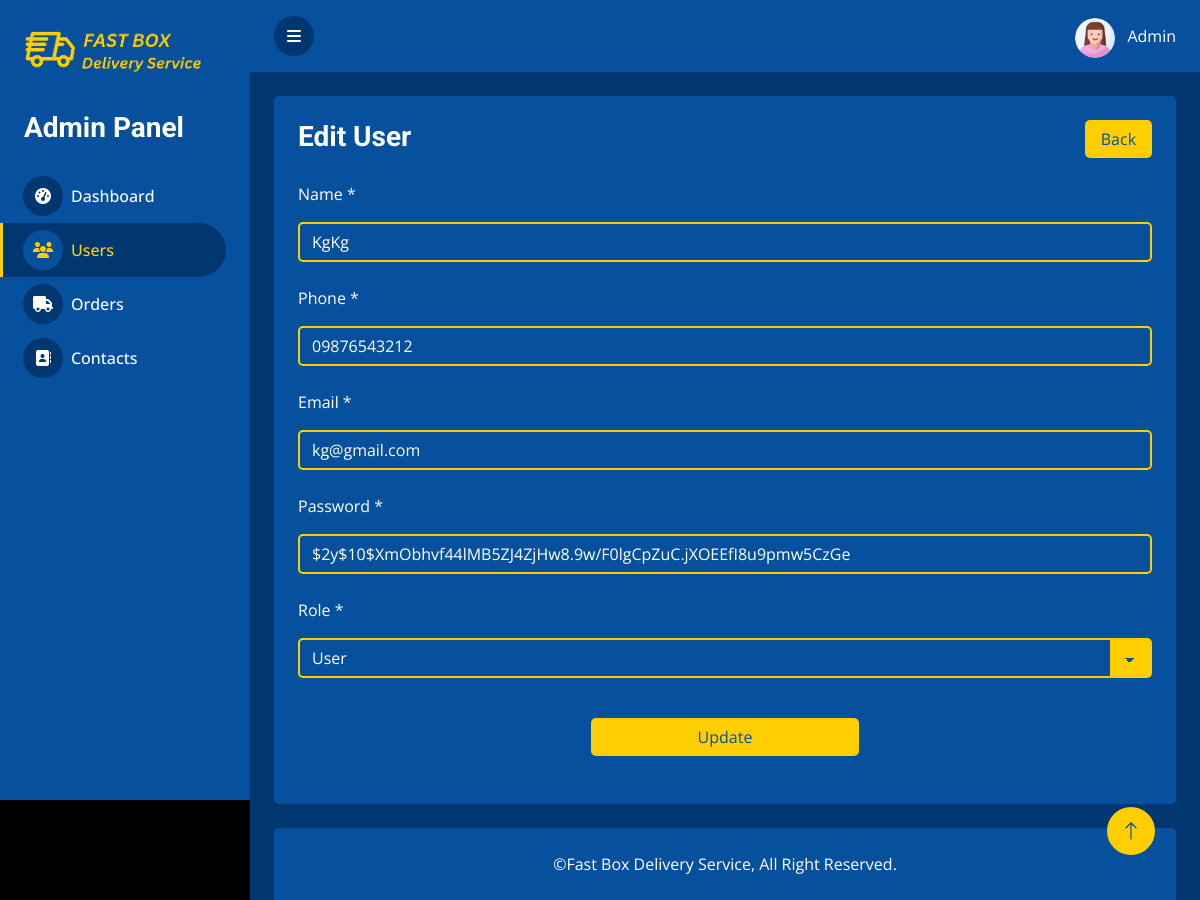
Screenshot of /DMS_admin/user_edit.php?id=10 with the database file from the repository.
### tables this page shows
CREATE TABLE `users` (
  `user_id` int(255) NOT NULL,
  `user_name` varchar(255) NOT NULL,
  `user_phone` varchar(255) NOT NULL,
  `user_email` varchar(255) NOT NULL,
  `user_password` varchar(255) NOT NULL,
  `roles` int(11) NOT NULL
);

### DMS_admin/user_edit.php (the view, shortened to what this page needs)
<?php
  require __DIR__. '/fragments/header.php';
  require __DIR__. '/database/dbcon.php';
  if(isset($_GET['id'])) {
    $user_id = $_GET['id'];
    $sql1 = "SELECT * FROM users WHERE user_id='$user_id'";
    $result1 = $mysqli->query($sql1);
    $row1 = $result1->fetch_assoc();
  }
?>
  <section class="order_form">
    <div class="container-fluid pt-4 px-4">
      <div class="text-center rounded p-4" style="background-color: #07509E">
        <div class="row">
          <div class="col-md-8 col-sm mb-4">
            <h3 class="mb-0 text-start">Edit User</h3>
          </div>
          <div class="col-md-4 col-sm mb-4">
            <a href="users.php" class="btn float-end w-25 back-btn" style="background-color: #FFCE00; color: #07509E;">Back</a>
          </div>
        </div>
        <form method = "POST" action = "<?php $_PHP_SELF ?>">
          <div class="row text-start">
            <div class="mb-4">
              <label for="user_name" class="form-label mb-3">Name *</label>
              <input type="text" class="form-control" id="user_name" name="user_name" value="<?php if(isset($row1['user_name'])){ echo $row1['user_name']; } ?>">
            </div>
            <div class="mb-4">
              <label for="user_phone" class="form-label mb-3">Phone *</label>
              <input type="text" class="form-control" id="user_phone" name="user_phone" value="<?php if(isset($row1['user_phone'])){ echo $row1['user_phone']; } ?>">
            </div>
            <div class="mb-4">
              <label for="user_email" class="form-label mb-3">Email *</label>
              <input type="text" class="form-control" id="user_email" name="user_email" value="<?php if(isset($row1['user_email'])){ echo $row1['user_email']; } ?>">
            </div>
            <div class="mb-4">
              <label for="user_password" class="form-label mb-3">Password *</label>
              <input type="text" class="form-control" id="user_password" name="user_password" value="<?php if(isset($row1['user_password'])){ echo $row1['user_password']; } ?>">
            </div>
            <div class="mb-4">
              <label for="user_role" class="form-label mb-3">Role *</label>
              <select class="form-select" name="user_role">
                <option value="0" <?php if(isset($row1['roles'])){ if($row1['roles'] == 0){ echo "selected"; }} ?>>User</option>
              </select>
            </div>
            <div class="d-grid gap-2 col-md-4 col-sm-12 mx-auto mt-3 mb-4">
              <button class="btn pickup-btn" type="submit" name="update">Update</button>
            </div>
          </div>
        </form>
      </div>
    </div>
  </section>
<?php require __DIR__. '/fragments/footer.php'?>

### DMS_admin/css/style.css (style rules this page uses)
:root { --primary: #FFCE00; --secondary: #07509E; --light: white; --dark: #013771; }
.btn { transition: .5s; }

### DMS_admin/css/orders.css (style rules this page uses)
.order_form form label { color: white; }
.order_form .form-control, .form-select { border: 2px solid #FFCE00; background-color: transparent; color: white; }
.order_form .form-select { background-image: linear-gradient(45deg, transparent 50%, #07509E 50%), linear-gradient(135deg, #07509E 50%, transparent 50%), linear-gradient(to right, #FFCE00, #FFCE00); background-position: calc(100% - 20px) calc(1em + 2px), calc(100% - 15px) calc(1em + 2px), 100% 0; background-size: 5px 5px, 5px 5px, 2.5em 2.5em; background-repeat: no-repeat; }
.order_form .pickup-btn { background-color: #FFCE00; color: #07509E; }

### rows the page displays
users: user_name "KgKg", user_phone "09876543212", user_email "kg@gmail.com", user_password "$2y$10$XmObhvf44lMB5ZJ4ZjHw8.9w/F0lgCpZuC.jXOEEfI8u9pmw5CzGe", user_role "User"
